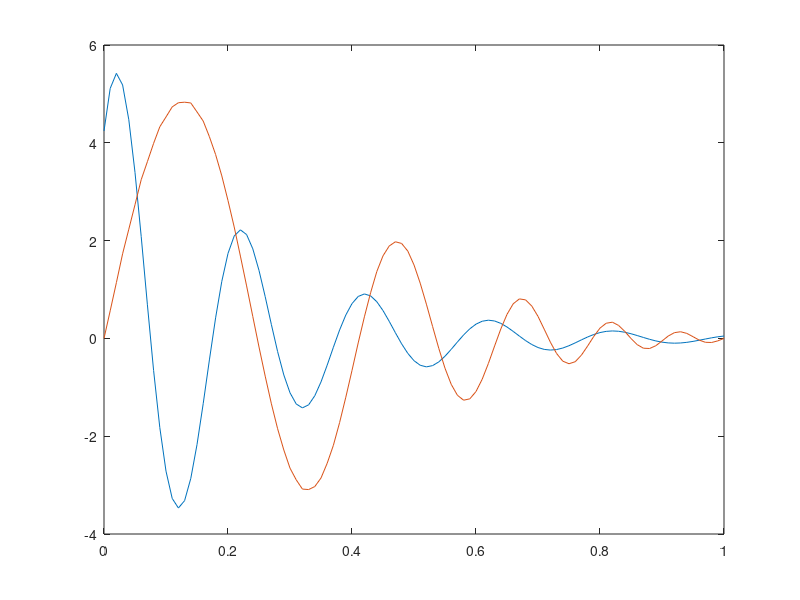
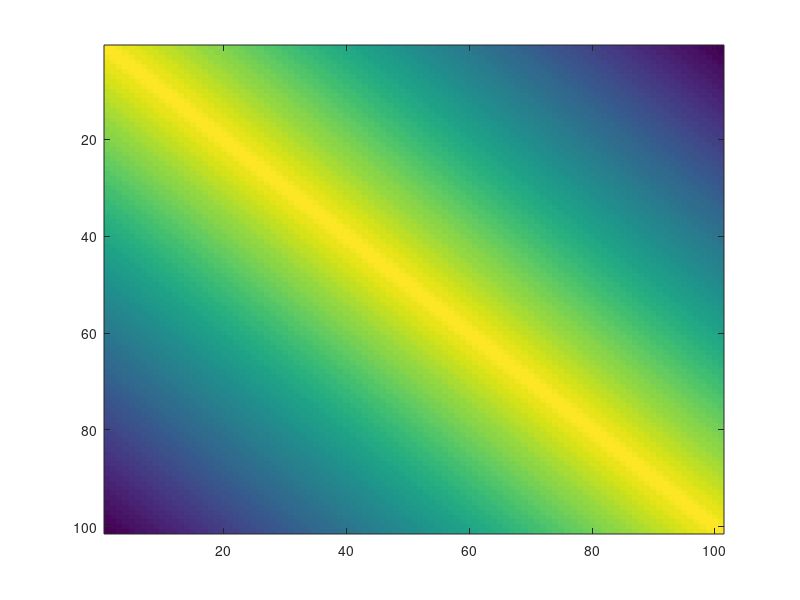
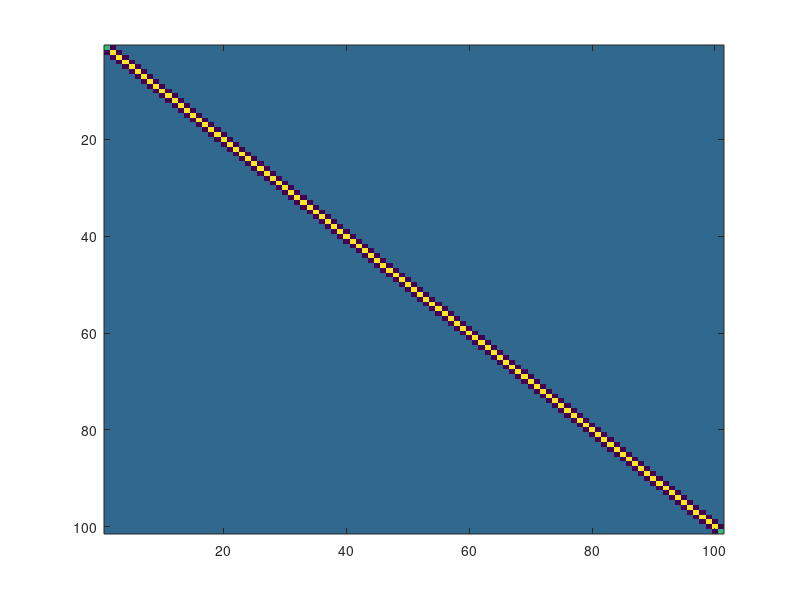

Recreate these plots in MATLAB, in order. (Note: this script raises an error after producing the figures.)
%%%%%%%%%%%%%%%%%%%%%%%%%%%%%%%%%%%%%%%%%%%%%%%%%%%%%%%%%%%%%%%%%%%%%%%%%%%%%%%%%%%%%%%%%%
%%% Generate data
%%%%%%%%%%%%%%%%%%%%%%%%%%%%%%%%%%%%%%%%%%%%%%%%%%%%%%%%%%%%%%%%%%%%%%%%%%%%%%%%%%%%%%%%%%
clear; close all;
N = 101;

seed = rand*1000;
rng(824);

t = linspace(0,1,N);
f1 = @(x) 6*(0.8).^(20*x).*cos(10*pi.*x-pi/4);
f2 = @(x) 5.5*(0.8).^(20*x).*sin(10*pi.*x);
time_gap = 1/(N-1);
a = [-0.5, 2];
f1 = f1(t)';


% % random generate true gamma2 to align f to get f2
% tan2 = zeros(1, N);
% 
% S = [];
% for j =1: dn
%     S(j) = normrnd(0, sigma/j);
%     tan2 = tan2 + S(j)*b1(j,:);
% end
% tan2 = tan2-log(trapz(t,exp(tan2)));
% 
% temp = exp(tan2)./trapz(t, exp(tan2),2);
% gamma2 = cumsum(temp.^2,2)/sum(temp.^2,2);    

% % set fixed gamma2
gamma2 = (exp(a(2)*t)-1)/(exp(a(2))-1);
gamma_true = interp1(gamma2, t, t);
f2 = 1.1*interp1(t,f2(t),gamma2);
f2 = f2';
figure(1); clf;
plot(t, f1, t, f2);
q1 = sign(gradient(f1)/time_gap).*sqrt(abs(gradient(f1)/time_gap));
q2 = sign(gradient(f2)/time_gap).*sqrt(abs(gradient(f2)/time_gap));

%define the covariance for the gamma function

% f_cov = ones(1, N);
% % f_cov= [5*ones(1, (N-1)/2+31), 0.1*ones(1, (N-1)/2-30)];
% Cr1 = diag(f_cov);
% sigma_kernel = 10;
% kernel_size = 51; % Adjust the size as needed
% [X, Y] = meshgrid(-(kernel_size-1)/2:(kernel_size-1)/2, -(kernel_size-1)/2:(kernel_size-1)/2);
% gaussian_kernel = exp(-(X.^2 + Y.^2) / (2 * sigma_kernel^2));
% Cr2 = 0.08*conv2(Cr1, gaussian_kernel, 'same'); %change to 0.01, we can get second-optimal
% Cr = Cr2;
% [V, D, U] = svd(Cr);
% neg_eigenvalues = find(diag(D) < 0);
% D(neg_eigenvalues, neg_eigenvalues) = D(neg_eigenvalues, neg_eigenvalues)*-1;
% Cr = V * D * V';



% Define the value of pho
pho = 0.999;  % You can change this to your desired value
% Initialize an empty matrix of size (n+1) x (n+1)

f_cov = ones(1, N);
% f_cov= [ones(1, (N-1)/2+1), 0.99*ones(1, (N-1)/2)];
Cr = diag(f_cov);
% Cr = zeros(N, N);

% Fill in the matrix
for i = 1:N
    for j = 1:N
        if i ~= j
            Cr(i, j) = pho^(abs(i-j));
        end
    end
end

Cr = 5*Cr;
mu = zeros(1, N);

% figure(8);clf
% EX = mvnrnd(mu, Cr, 50);
% plot(t, EX)
figure(1001); clf;
imagesc(Cr);
try chol(Cr)
    disp('Matrix is symmetric positive definite.')
catch ME
    disp('Matrix is not symmetric positive definite')
end

inv_cr = inv(Cr);
figure(1002); clf;
imagesc(inv_cr);
%%%%%%%%%%%%%%%%%%%%%%%%%%%%%%%%%%%%%%%%%%%%%%%%%%%%%%%%%%%%%%%%%%%%%%%%%%%%%%%%%%%%%%%%%%
%%% Dynamic programming to match f1 and f2 
%%%%%%%%%%%%%%%%%%%%%%%%%%%%%%%%%%%%%%%%%%%%%%%%%%%%%%%%%%%%%%%%%%%%%%%%%%%%%%%%%%%%%%%%%%
gamma_t = DynamicProgrammingQ_Adam(q2', q1', 0, 0);


%%%%%%%%%%%%%%%%%%%%%%%%%%%%%%%%%%%%%%%%%%%%%%%%%%%%%%%%%%%%%%%%%%%%%%%%%%%%%%%%%%%%%%%%%%
%%% bayesian
%%%%%%%%%%%%%%%%%%%%%%%%%%%%%%%%%%%%%%%%%%%%%%%%%%%%%%%%%%%%%%%%%%%%%%%%%%%%%%%%%%%%%%%%%%
% 1. initiate phi 
% svd of Cr
[U, S, V] = svd(Cr);
S = S*time_gap;

dn = 50;
for j = 1:dn
    U1(j,:) = U(:,j);
    U1(j,:) = U1(j,:)/sqrt(trapz(t, U1(j,:).^2)); 
end

phi_int = zeros(1, N);

% for j = 1:dn
%     phi_int = phi_int + normrnd(0, sqrt(S(j,j)))*U1(j,:);
% end
% phi_int = phi_int-log(trapz(t,exp(phi_int)));

phi_int = mvnrnd(mu, Cr, 1);
phi_int = phi_int-log(trapz(t,exp(phi_int)));

figure(101); clf;
plot(t, phi_int);
figure(102); clf;
gamma_in = cumsum(exp(phi_int))./sum(exp(phi_int));
gamma_in = (gamma_in-min(gamma_in))/(max(gamma_in)-min(gamma_in)); 
plot(t, gamma_in);
%%
%2. Initiate sigma1
sigma1_int = 2;

%3: update g and sigma1
J = 10000;
phi_set = [];
phi_set(1,:) = phi_int;

%set the parameters for the pCN-mixture
betals = [0.5, linspace(0.01, 0.1,9)];
probabilities = repmat(0.1, 1, 10);


for j = 1: J
    %propose new phi
    kesi = mvnrnd(mu, Cr, 1);
%     kesi = zeros(1, N);
%     for jj = 1:dn
%         kesi = kesi + normrnd(0, sqrt(S(jj,jj)))*U1(jj,:);
%     end
    kesi = kesi-log(trapz(t,exp(kesi)));
    beta = randsample(betals, 1,true, probabilities);
    phi_new = phi_set(j,:)*sqrt(1-beta^2) + beta*kesi;
    phi_new = phi_new-log(trapz(t,exp(phi_new)));
    
    % calculate MCMC acceptance ratio
    [lossratio, sse_diff(j)] = cal_joint_ratio_clr(sigma1_int, q1, q2, t, phi_new, phi_set(j,:));
    lossratio_(j) = lossratio;
    lamd_p = min(1, lossratio);

    if rand()<lamd_p
        phi_set(j+1,:) = phi_new;
    else
        phi_set(j+1,:) = phi_set(j,:);
    end
    
    temp_t = cumtrapz(t,exp(phi_set(j+1,:)))./trapz(t, exp(phi_set(j+1,:)),2);
    temp_t = round(temp_t/temp_t(end)*(N-1))+1;
    gam1_dev = exp(phi_set(j+1,:));
    SSE = (norm(q2 - q1(temp_t).*sqrt(gam1_dev')))^2;
    sse_(j) = SSE;

end

% plot the sample gamma
gamma_new = [];
cnt = 1;
for j = 1:J+1
%     phi_set(j,:) = phi_set(j,:)-log(trapz(t,exp(phi_set(j,:))));
    gamma_new(j,:) = cumsum(exp(phi_set(j,:)))./sum(exp(phi_set(j,:)));
    gamma_new(j,:) = (gamma_new(j,:)-min(gamma_new(j,:)))/(max(gamma_new(j,:))-min(gamma_new(j,:)));
end


fgamma = gamma_new(J/2+1:10:J+1,:);
fphi_set = phi_set(J/2+1:10:J+1,:);

eps = 1e-5;
learn_rate = 0.1;
sample_mean = mean(phi_set,1);
gamma_mean = cumsum(exp(sample_mean))./sum(exp(sample_mean));
gamma_mean = (gamma_mean-min(gamma_mean))/(max(gamma_mean)-min(gamma_mean));





figure(1); clf;
hold on;
plot(t,gamma_new);
plot(t,gamma_true ,'k','LineWidth',2);
plot(t,gamma_t,'m--','LineWidth',2);
plot(t,gamma_mean','b--','LineWidth',2);
lsize = 16; % Label fontsize
nsize = 18; % Axis fontsize
axis equal;
ylim([0,1]);
xlim([0,1]);
xticks([0 0.2 0.4 0.6 0.8 1]);
set(gca, 'Fontsize', nsize,'linewidth', 1.5)
set(gcf,'paperpositionmode','auto');
set(gcf,'windowstyle','normal');
set(gca,'LooseInset',max(get(gca,'TightInset'), 0.02))
set(gca,'fontweight','normal')
opts.Colors     = get(groot,'defaultAxesColorOrder');
opts.saveFolder = 'img/';
opts.width      = 12;
opts.height     = 10;
opts.fontType   = 'Times';
% 
figure(4); clf;
hold on;
plot(t,fphi_set);


f2_gamma_t = interp1(t,f2,gamma_mean);
figure(2);clf;
plot(t,f1,'b.','LineWidth', 1.5);
hold on;
plot(t,f2,'g.','LineWidth', 1.5);
plot(t, f2_gamma_t, 'r','LineWidth', 1.5)

figure(3);clf;
plot(t,q1,'b.','LineWidth', 1.5);
hold on;
plot(t,q2,'g.','LineWidth', 1.5);

figure(5);clf;
subplot(2,1,1);
plot(sse_)
subplot(2,1,2);
hist(sse_);
% 
figure (8);clf;
for i =1:N
    eigenvalue(i) = S(i,i);
end
plot(cumsum(eigenvalue(1:50))/sum(eigenvalue),'linewidth', 1.5);


%% Perform k-means clustering
[idx, centers] = kmeans(gamma_new, 2);


figure(11); clf;
hold on;
plot(t,gamma_new(idx==1,:),'Color', [0.8 0.8 0.8]);
plot(t,gamma_new(idx==2,:),'g');
plot(t, centers(1,:),'k','LineWidth',2)
plot(t, centers(2,:),'b','LineWidth',2)
plot(t,gamma_t,'m--','LineWidth',2);
lsize = 16; % Label fontsize
nsize = 18; % Axis fontsize
axis equal;
ylim([0,1]);
xlim([0,1]);
xticks([0 0.2 0.4 0.6 0.8 1]);
set(gca, 'Fontsize', nsize,'linewidth', 1.5)
set(gcf,'paperpositionmode','auto');
set(gcf,'windowstyle','normal');
set(gca,'LooseInset',max(get(gca,'TightInset'), 0.02))
set(gca,'fontweight','normal')
opts.Colors     = get(groot,'defaultAxesColorOrder');
opts.saveFolder = 'img/';
opts.width      = 12;
opts.height     = 10;
opts.fontType   = 'Times';

f2_gamma_t1 = interp1(t,f2,centers(1,:));
f2_gamma_t2 = interp1(t,f2,centers(2,:));
figure(22);clf;
plot(t,f1,'b.','LineWidth', 1.5);
hold on;
plot(t,f2,'g.','LineWidth', 1.5);
plot(t, f2_gamma_t1, 'k','LineWidth', 1.5)
plot(t, f2_gamma_t2, 'b','LineWidth', 1.5)